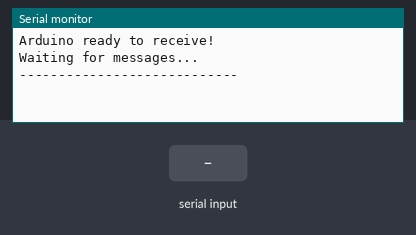
Simulated run of this sketch. Board: Arduino Uno, built with avr-gcc and run on an emulated ATmega328P. Parts: the last lines printed to the serial monitor. Inputs (shaded band) come from the test bench.

Above: at 3.2 s.
3.3 s: "1\n" received over Serial
At 4.5 s:
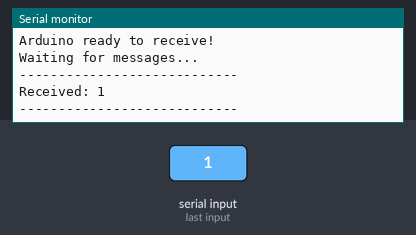
4.8 s: "0\n" received over Serial
At 5.9 s:
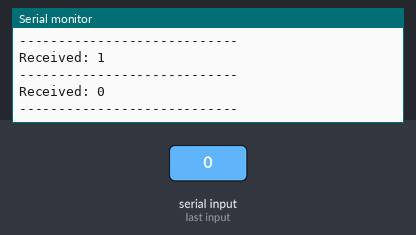
6.3 s: "2\n" received over Serial
At 7.0 s:
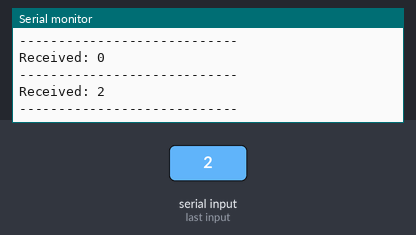

The sketch:

arduino_receiver.ino
```cpp
/*
  Quick Start Guide - Arduino Receiver
  Basic Serial Communication Example

  This sketch receives text messages from the Raspberry Pi via serial
  communication and displays them in the Arduino Serial Monitor.

  Hardware Required:
  - Arduino Uno R3
  - USB cable connected to Raspberry Pi

  Instructions:
  1. Upload this sketch to your Arduino
  2. Open Serial Monitor (Tools > Serial Monitor)
  3. Set baud rate to 9600
  4. Run the Python script on Raspberry Pi
  5. Watch for incoming messages!

  Created: October 2025
  For: Quick Start Guide - Raspberry Pi & Arduino Communication
*/

void setup() {
  // Initialize serial communication at 9600 bits per second
  Serial.begin(9600);

  // Wait for serial connection to establish
  delay(2000);

  // Send a ready message
  Serial.println("Arduino ready to receive!");
  Serial.println("Waiting for messages...");
  Serial.println("----------------------------");
}

void loop() {
  // Check if data has arrived
  if (Serial.available() > 0) {

    // Read the incoming message until newline character
    String message = Serial.readStringUntil('\n');

    // Display the received message
    Serial.print("Received: ");
    Serial.println(message);
    Serial.println("----------------------------");
  }
}
```

Measured:
- after the input at 3.3 s, the serial monitor: prints a new line at once (image 1)
- after the input at 4.8 s, the serial monitor: prints a new line at once (image 2)
- after the input at 6.3 s, the serial monitor: prints a new line at once (image 3)
